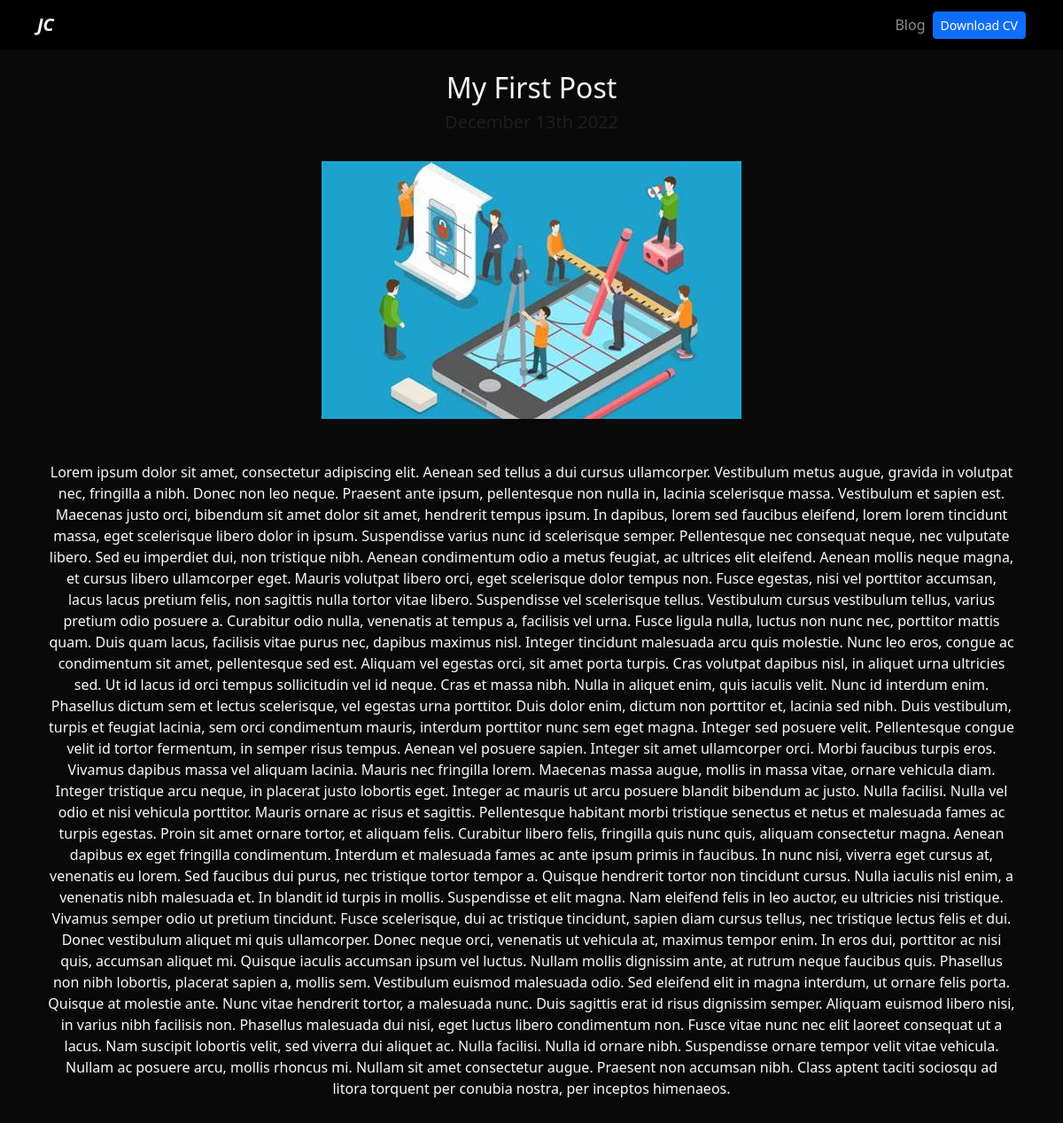
The page /blog/1 on the database its author committed.
### blog/models.py (models this page shows)
class Post(models.Model):
    title = models.CharField(max_length=100)
    description = models.TextField()
    image = models.ImageField(upload_to='blog/images')
    date = models.DateField(datetime.date.today)

### blog/views.py (the view)
# urls.py: path('<int:post_id>', post_detail, name='post_detail')
def post_detail(request, post_id):
    post = get_object_or_404(Post, pk=post_id)
    return render(request, 'post_detail.html', {"post": post})

### blog/templates/post_detail.html
{% extends 'layout.html' %}
{% block content %}
<div class="text-center">
    <h2>{{post.title}}</h2>
    <h3 class="my-2 h5 text-muted">{{post.date|date:'F jS Y'}}</h3>
    <img src="{{post.image.url}}" alt="{{post.title}}" class="img-flluid py-4">
    <div class="my-4">
        <p>{{post.description|safe}}</p>
    </div>
</div>
{% endblock %}

### portfolio/static/main.css (style rules this page uses)
body { background: #090909; }

### rows shown on the page
Post: title "My First Post", date "December 13th 2022", image (picture), description "Lorem ipsum dolor sit amet, consectetur adipiscing elit. Aenean sed tellus a dui cursus ullamcorper. Vestibulum metus augue, gravida in volutpat nec, fringilla a nibh. Donec non leo neque. Praesent ante ipsum, pellentesque non nulla in, lacinia scelerisque massa. Vestibulum et sapien est. Maecenas justo orci, bibendum sit amet dolor sit amet, hendrerit tempus ipsum. In dapibus, lorem sed faucibus eleifend, lorem lorem tincidunt massa, eget scelerisque libero dolor in ipsum. Suspendisse varius nunc id scelerisque semper. Pellentesque nec consequat neque, nec vulputate libero. Sed eu imperdiet dui, non tristique nibh. Aenean condimentum odio a metus feugiat, ac ultrices elit eleifend. Aenean…"
